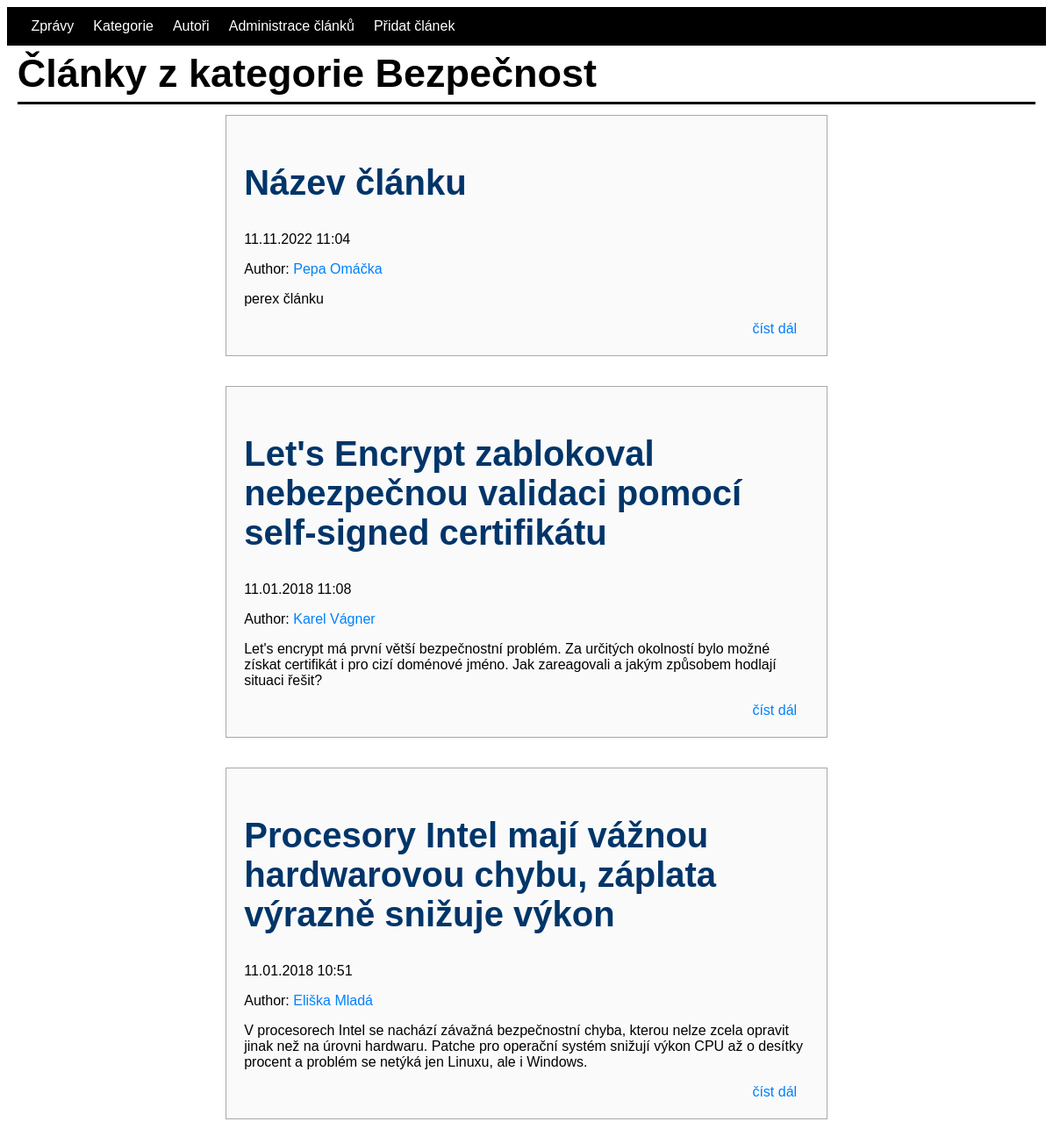
The page /categoryfilter.php?id=1 on the database its author committed.
### tables this page shows
CREATE TABLE `category` (
  `id` int(11) NOT NULL,
  `name` varchar(50) NOT NULL
);

CREATE TABLE `article` (
  `id` int(10) UNSIGNED NOT NULL,
  `author_id` int(11) NOT NULL,
  `title` varchar(150) NOT NULL,
  `perex` text NOT NULL,
  `text` text NOT NULL,
  `visible` tinyint(1) NOT NULL,
  `created_at` timestamp NOT NULL DEFAULT current_timestamp()
);

CREATE TABLE `author` (
  `id` int(11) NOT NULL,
  `email` varchar(255) NOT NULL,
  `password` varchar(255) NOT NULL,
  `name` varchar(20) NOT NULL,
  `surname` varchar(50) NOT NULL
);

### categoryfilter.php (the view, shortened to what this page needs)
<html lang="en">
<head>
    <link rel="stylesheet" href="style.css">
</head>
<body>
<?php
require_once 'database.php';
if(isset($_GET['id'])){
    $categoryfilter = 'SELECT article.id,article.title, article.perex, article.created_at, article.text, author.name, author.surname,author.id as authorid FROM article
    INNER JOIN author on article.author_id = author.id
    INNER JOIN article_category on article_category.article_id = article.id
    WHERE article_category.category_id = :id
    order by article.created_at desc
    ';
    $categorystmt = $conn->prepare($categoryfilter);
    $categorystmt->execute(['id' => $_GET['id']]);
    $categoryfilter = $categorystmt->fetchAll();
    $categorynamesql = 'SELECT * FROM category
    WHERE category.id = :id
    ';
    $categorynamestmt = $conn->prepare($categorynamesql);
    $categorynamestmt->execute(['id' => $_GET['id']]);
    $categoryname = $categorynamestmt->fetch();
}
?>
<header>
    <div>
        <a class="odkazy" href="index.php">Zprávy</a>
        <a class="odkazy" href="category.php">Kategorie</a>
        <a class="odkazy" href="author.php">Autoři</a>
        <a class="odkazy" href="administration.php">Administrace článků</a>
        <a class="odkazy" href="articleadd.php">Přidat článek</a>
    </div>
</header>
<div class="head">
<h1 class="Title">Články z kategorie <?= $categoryname['name'] ?></h1>
</div>
<div class="main">
    <?php foreach ($categoryfilter as $c): ?>
    <div class="article">
        <h2 class="articleTitle"><?= $c['title'] ?></h2>
        <p><?= date_format(date_create($c['created_at']),'d.m.Y H:i') ?></p>
        <p>Author: <a class="articleHREF" href="authorfilter.php?id=<?= $c['authorid'] ?>"><?= $c['name'] ?> <?= $c['surname'] ?></a></p>
        <p><?= $c['perex'] ?></p>
        <a class="detailHREF" href="articledetail.php?id=<?= $c['id'] ?>">číst dál</a>
    </div>
    <?php endforeach; ?>
</div>
</body>
</html>

### style.css (style rules this page uses)
@media only screen and (min-width: 1111px) { body { font-family: "Arial"; } }
@media only screen and (min-width: 1111px) { header { border: solid 1px black; background-color: black; padding: 1%; } }
@media only screen and (min-width: 1111px) { .odkazy { margin-left: 1%; color: white; text-decoration: none; border: solid black; } }
@media only screen and (min-width: 1111px) { .main { margin: 1%; padding-right: 20%; padding-left: 20%; } }
@media only screen and (min-width: 1111px) { .head { border-bottom: 3px black solid; margin: 1%; } }
@media only screen and (min-width: 1111px) { .Title { font-size: 45px; line-height: 0.1; } }
@media only screen and (min-width: 1111px) { .article { margin-bottom: 5%; border:solid 1px rgb(168, 168, 168); background-color: rgb(250, 250, 250); padding: 3%; } }
@media only screen and (min-width: 1111px) { .articleTitle { color: rgb(0, 53, 105); font-size: 40px; } }
@media only screen and (min-width: 1111px) { .articleHREF { text-decoration: none; color: rgb(0, 128, 255); } }
@media only screen and (min-width: 1111px) { .detailHREF { text-decoration: none; color: rgb(0, 128, 255); margin-left: 90%; } }

### rows shown on the page
category: name "Bezpečnost"
article: title "Název článku", created_at "11.11.2022 11:04", author.name "Pepa", author.surname "Omáčka", perex "perex článku"
article: title "Let's Encrypt zablokoval nebezpečnou validaci pomocí self-signed certifikátu", created_at "11.01.2018 11:08", author.name "Karel", author.surname "Vágner", perex "Let's encrypt má první větší bezpečnostní problém. Za určitých okolností bylo možné získat certifikát i pro cizí doménové jméno. Jak zareagovali a jakým způsobem hodlají situaci řešit?"
article: title "Procesory Intel mají vážnou hardwarovou chybu, záplata výrazně snižuje výkon", created_at "11.01.2018 10:51", author.name "Eliška", author.surname "Mladá", perex "V procesorech Intel se nachází závažná bezpečnostní chyba, kterou nelze zcela opravit jinak než na úrovni hardwaru. Patche pro operační systém snižují výkon CPU až o desítky procent a problém se netýká jen Linuxu, ale i Windows."
